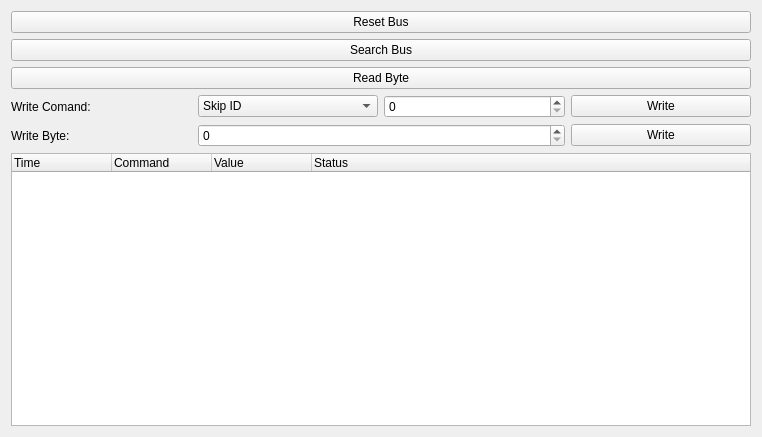
<?xml version="1.0" encoding="UTF-8"?>
<ui version="4.0">
 <class>OneWire</class>
 <widget class="QWidget" name="OneWire">
  <property name="geometry">
   <rect>
    <x>0</x>
    <y>0</y>
    <width>762</width>
    <height>437</height>
   </rect>
  </property>
  <property name="windowTitle">
   <string>Form</string>
  </property>
  <layout class="QVBoxLayout" name="verticalLayout">
   <item>
    <layout class="QGridLayout" name="gridLayout">
     <item row="5" column="0">
      <widget class="QLabel" name="label">
       <property name="text">
        <string>Write Comand:</string>
       </property>
      </widget>
     </item>
     <item row="1" column="0" colspan="4">
      <widget class="QPushButton" name="button_search">
       <property name="text">
        <string>Search Bus</string>
       </property>
      </widget>
     </item>
     <item row="0" column="0" colspan="4">
      <widget class="QPushButton" name="button_reset">
       <property name="text">
        <string>Reset Bus</string>
       </property>
      </widget>
     </item>
     <item row="4" column="0" colspan="4">
      <widget class="QPushButton" name="button_read_byte">
       <property name="text">
        <string>Read Byte</string>
       </property>
      </widget>
     </item>
     <item row="6" column="0">
      <widget class="QLabel" name="label_2">
       <property name="text">
        <string>Write Byte:</string>
       </property>
      </widget>
     </item>
     <item row="5" column="2">
      <widget class="SpinBoxHex" name="spinbox_write_command">
       <property name="maximum">
        <number>255</number>
       </property>
      </widget>
     </item>
     <item row="5" column="1">
      <widget class="QComboBox" name="combo_box_write_command">
       <item>
        <property name="text">
         <string>Skip ID</string>
        </property>
       </item>
      </widget>
     </item>
     <item row="6" column="3">
      <widget class="QPushButton" name="button_write_byte">
       <property name="text">
        <string>Write</string>
       </property>
      </widget>
     </item>
     <item row="5" column="3">
      <widget class="QPushButton" name="button_write_command">
       <property name="text">
        <string>Write</string>
       </property>
      </widget>
     </item>
     <item row="6" column="1" colspan="2">
      <widget class="SpinBoxHex" name="spinbox_write_byte">
       <property name="maximum">
        <number>255</number>
       </property>
      </widget>
     </item>
    </layout>
   </item>
   <item>
    <widget class="QTreeWidget" name="tree_widget">
     <column>
      <property name="text">
       <string>Time</string>
      </property>
     </column>
     <column>
      <property name="text">
       <string>Command</string>
      </property>
     </column>
     <column>
      <property name="text">
       <string>Value</string>
      </property>
     </column>
     <column>
      <property name="text">
       <string>Status</string>
      </property>
     </column>
    </widget>
   </item>
  </layout>
 </widget>
 <customwidgets>
  <customwidget>
   <class>SpinBoxHex</class>
   <extends>QSpinBox</extends>
   <header location="global">brickv.spin_box_hex</header>
  </customwidget>
 </customwidgets>
 <resources/>
 <connections/>
</ui>
